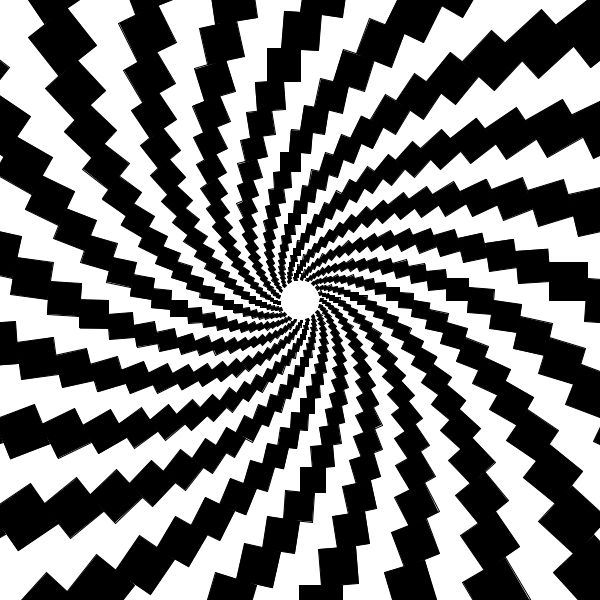
Frame 1 (no input)
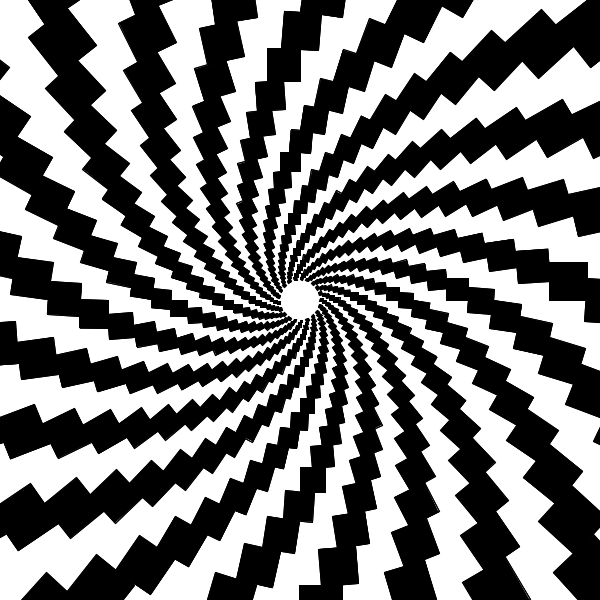
Frame 2 (the mouse pressed at the canvas centre, redrawn once)

The Processing sketch that drew these frames (run headless with seeded random() and noise(); the mouse was pressed at the canvas centre and the sketch redrawn once):

// Processing sketch: sketch_170215b
// ── sketch_170215b.pde
// acd 2014
void setup() {
  size(600, 600);
  smooth();
  background(255);
  stroke(0);
  fill(0);
}
 
void draw() {
  translate(width / 2, height / 2);
  float angle = TWO_PI / 21.0;
  for (float rad = 20.0 ; rad < 400.0 ; /* no inc here */) {
    float s = TWO_PI * rad / 42.0;  // size of square, depends on circumference
    for(int i = 0 ; i < 21 ; i++) { // 21 squares per ring
      rect(0, rad, s, s);
      rotate(angle);
    }
    rotate(angle * .25);  // rings are offset from each other
    rad += .95 * s;  // move out by size
  }
  noLoop();
}
